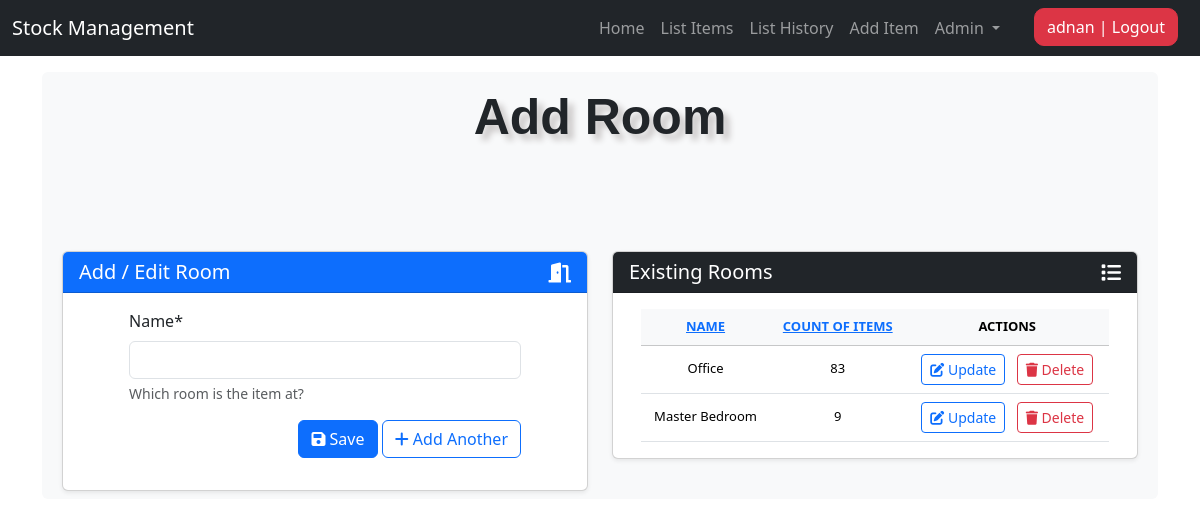
Page /add_room/ (signed in) on the earlier database version.
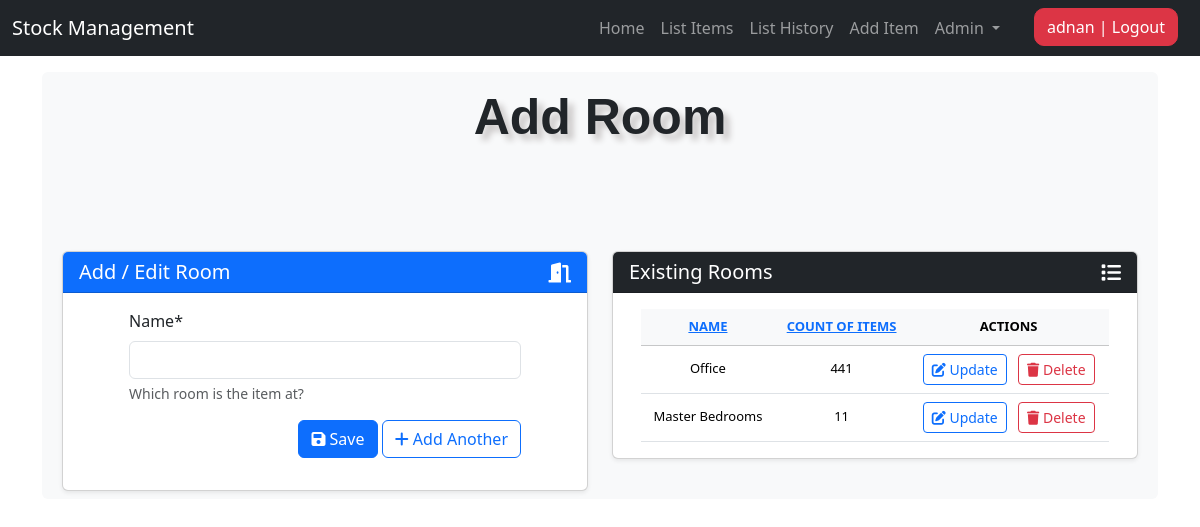
Same page on the later database version.
### stockmgmt/models.py (models this page shows, shortened)
class Room(models.Model):
    name = models.CharField(max_length=50, blank=False,
                            null=True, help_text="Which room is the item at?")

### stockmgmt/views.py (the view, shortened to what this page needs)
# urls.py: path('add_room/', views.add_room, name='add_room'),
@login_required
def add_room(request):
    form = RoomCreateForm(request.POST or None)
    rooms = Room.objects.annotate(
        total_quantity=Coalesce(Subquery(
            Stock.objects.filter(room=OuterRef('pk'))
            .values('room')
            .annotate(total=Sum('quantity'))
            .values('total')
        ), 0)
    )
    context = {
        "form": form,
        "title": "Add Room",
        "rooms": rooms,
    }
    return render(request, "./includes/add_room.html", context)

### stockmgmt/forms.py
class RoomCreateForm(forms.ModelForm):
    class Meta:
        model = Room
        fields = [
            'name'
        ]

### stockmgmt/templates/includes/add_room.html (shortened to what this page needs)
{% extends 'base.html' %}
{% load crispy_forms_tags %}
{% block content %}
<div class="container mt-5">
    <div class="row">
        <div class="col-md-6">
            <div class="card shadow-sm">
                <div class="card-header bg-primary text-white d-flex justify-content-between align-items-center">
                    <h5 class="card-title mb-0">Add / Edit Room</h5>
                    <i class="fas fa-door-open fa-lg"></i>
                </div>
                <div class="card-body">
                    <form method="POST" class="custom-fields needs-validation" novalidate>
                        <div class="mb-3">
                            {{ form.name|as_crispy_field }}
                        </div>
                        <div class="mb-3 text-end">
                            <button type="submit" name="save" class="btn btn-primary">
                                <i class="fas fa-save"></i> Save
                            </button>
                            {% if 'update' not in request.path %}
                            <button type="submit" name="add_another" class="btn btn-outline-primary">
                                <i class="fas fa-plus"></i> Add Another
                            </button>
                            {% endif %}
                        </div>
                    </form>
                </div>
            </div>
        </div>
        <div class="col-md-6">
            {% if 'update' not in request.path %}
            <div class="card shadow-sm mt-4 mt-md-0">
                <div class="card-header bg-dark text-white d-flex justify-content-between align-items-center">
                    <h5 class="card-title mb-0">Existing Rooms</h5>
                    <i class="fas fa-list fa-lg"></i>
                </div>
                <div class="card-body">
                    <div class="table-responsive">
                        <table class="table table-hover align-middle">
                            <thead class="table-light">
                                <tr>
                                    <th><a href="?order_by=name">NAME</a></th>
                                    <th><a href="?order_by=total_quantity">COUNT OF ITEMS</a></th>
                                    <th>ACTIONS</th>
                                </tr>
                            </thead>
                            <tbody>
                                {% for instance in rooms %}
                                <tr>
                                    <td>{{ instance.name|title }}</td>
                                    <td>{{ instance.total_quantity }}</td>
                                    <td>
                                        <a href="{% url 'update_room' instance.id %}"
                                            class="btn btn-sm btn-outline-primary me-2">
                                            <i class="fa-solid fa-pen-to-square"></i> Update
                                        </a>
                                        <a href="#" class="btn btn-sm btn-outline-danger"
                                            onclick="deleteRoomConfirmation('{{ instance.name|title }}', '{% url 'delete_room' instance.id %}')">
                                            <i class="fa-solid fa-trash"></i> Delete
                                        </a>
                                    </td>
                                </tr>
                                {% endfor %}
                            </tbody>
                        </table>
                    </div>
                </div>
            </div>
            {% endif %}
        </div>
    </div>
</div>
{% endblock %}

Differences in the rows shown:
computed for Room "Office": total_quantity "83" → "441"
changed Room: name "Master Bedroom" → "Master Bedrooms"; total_quantity "9" → "11"
